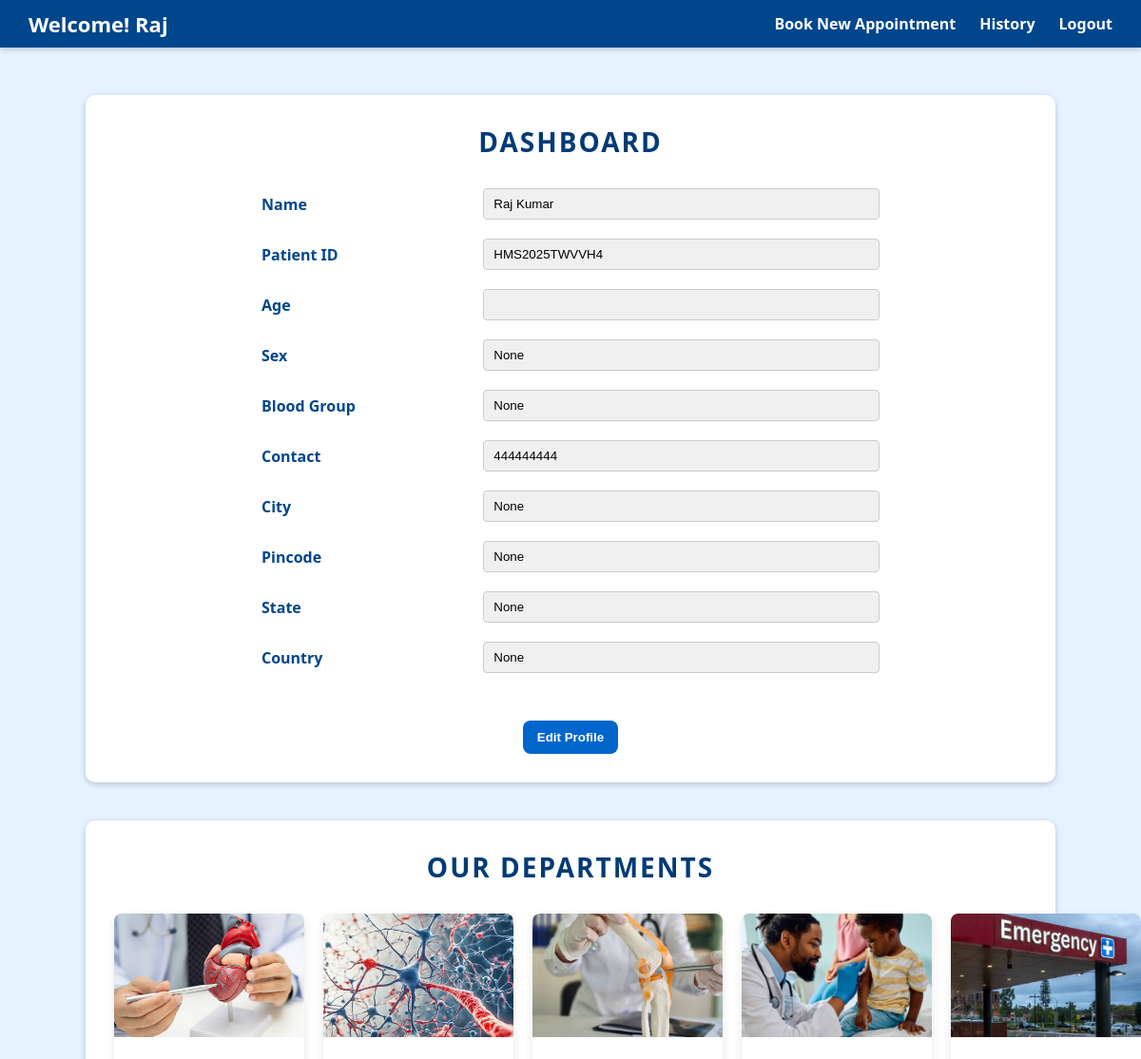
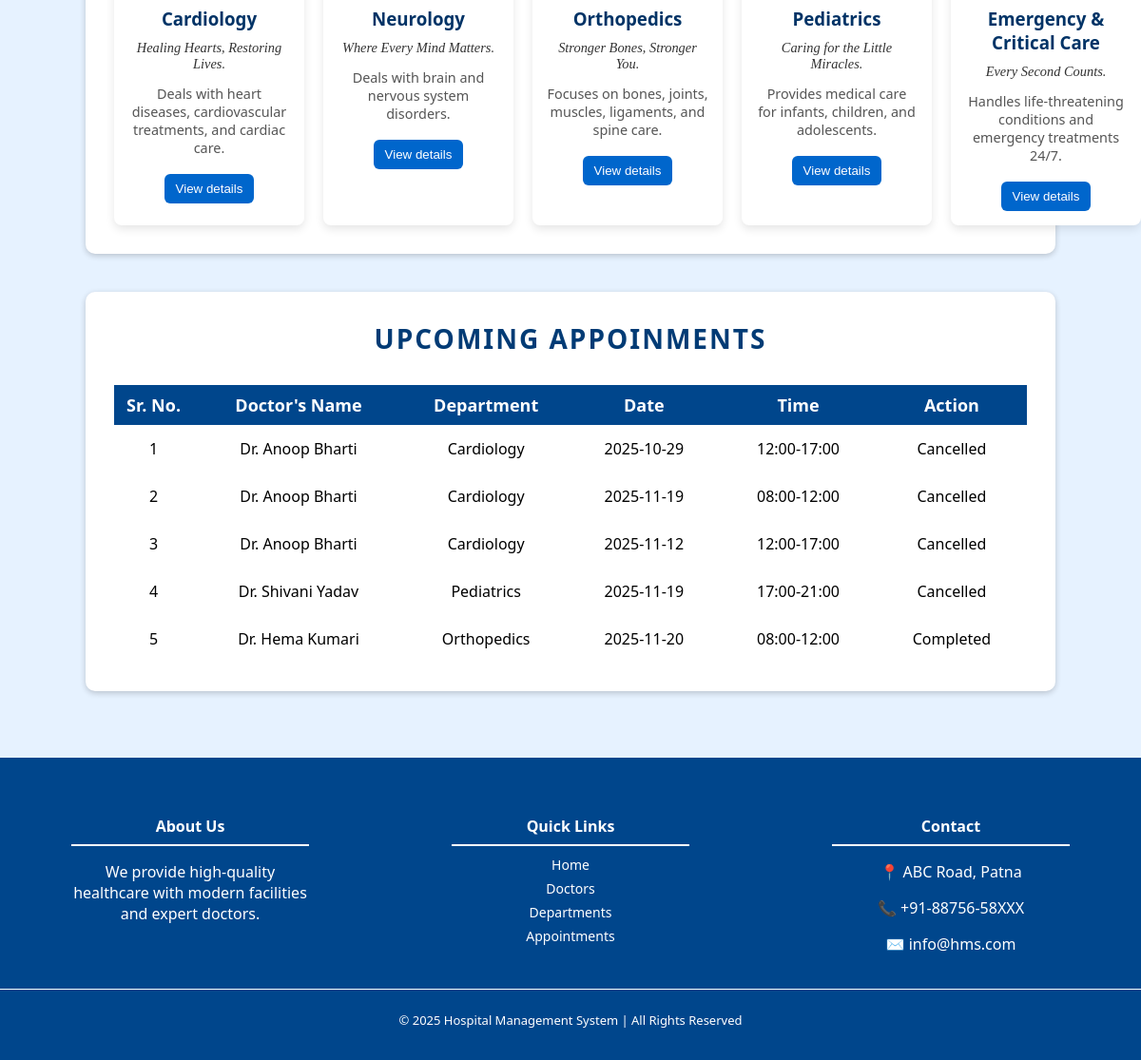
Screenshot of /patient/dashboard (signed in) with the database file from the repository (2 pictures, top to bottom).
### app.py (models this page shows)
class Patient(db.Model):
    id = db.Column(db.Integer, primary_key=True)
    username = db.Column(db.String(100), unique=True, nullable=False)
    password = db.Column(db.String(200), nullable=False)
    patient_id = db.Column(db.String(20), unique=True, nullable=False)
    first_name = db.Column(db.String(100), nullable=False)
    last_name = db.Column(db.String(100), nullable=False)
    email = db.Column(db.String(120), unique=True, nullable=False)
    contact = db.Column(db.String(15), nullable=False)
    age = db.Column(db.Integer)
    sex = db.Column(db.String(10))
    blood_group = db.Column(db.String(5))
    city = db.Column(db.String(100))
    pincode = db.Column(db.String(10))
    state = db.Column(db.String(100))
    country = db.Column(db.String(100))
    is_active = db.Column(db.Boolean, default=True)
    appointments = db.relationship('Appointment', backref='patient', lazy=True)

class Appointment(db.Model):
    id = db.Column(db.Integer, primary_key=True)
    appointment_id = db.Column(db.String(20), unique=True, nullable=False)
    patient_id = db.Column(db.Integer, db.ForeignKey('patient.id'), nullable=False)
    doctor_id = db.Column(db.Integer, db.ForeignKey('doctor.id'), nullable=False)
    appointment_date = db.Column(db.Date, nullable=False)
    appointment_time = db.Column(db.String(20), nullable=False)
    appointment_type = db.Column(db.String(50))
    reason = db.Column(db.Text)
    status = db.Column(db.String(20), default='Booked')
    treatment = db.relationship(
        'Treatment',
        backref='appointment',
        uselist=False,
        cascade="all, delete-orphan"
    )

class Doctor(db.Model):
    id = db.Column(db.Integer, primary_key=True)
    username = db.Column(db.String(100), unique=True, nullable=False)
    password = db.Column(db.String(200), nullable=False)
    first_name = db.Column(db.String(100), nullable=False)
    last_name = db.Column(db.String(100), nullable=False)
    email = db.Column(db.String(120), unique=True, nullable=False)
    contact = db.Column(db.String(15), nullable=False)
    department_id = db.Column(db.Integer, db.ForeignKey('department.id'), nullable=False)
    specialization = db.Column(db.String(100))
    education = db.Column(db.Text)
    experience = db.Column(db.Integer)
    is_active = db.Column(db.Boolean, default=True)
    appointments = db.relationship('Appointment', backref='doctor', lazy=True)

class Department(db.Model):
    id = db.Column(db.Integer, primary_key=True)
    name = db.Column(db.String(100), unique=True, nullable=False)
    description = db.Column(db.Text)
    doctors = db.relationship('Doctor', backref='department', lazy=True)

### app.py (the view)
@app.route('/patient/dashboard')
def patient_dashboard():
    if session.get('user_type') != 'patient':
        return redirect(url_for('login'))
    patient = Patient.query.get(session['user_id'])
    appointments = Appointment.query.filter_by(patient_id=patient.id).all()
    return render_template('patient_dash.html', patient=patient, appointments=appointments)

### templates/patient_dash.html (shortened to what this page needs)
<!DOCTYPE html>
<html lang="en">
<head>
    <link rel="stylesheet" href="{{ url_for('static', filename='patient_dash.css') }}">
</head>
<body>
    <header>
        <div class="nav-bar">
            <h2 class="user-name">Welcome! {{ patient.first_name }}</h2>
            <ul>
                <li><a href="{{ url_for('doctor_list') }}">Book New Appointment</a></li>
                <li><a href="{{ url_for('patient_history') }}">History</a></li>
                <li><a href="{{ url_for('logout') }}">Logout</a></li>
            </ul>
        </div>
    </header>
    <main class="containers">
        <div class="dash-container">
            <h2 class="dept-header">Dashboard</h2>
            <form id="dash-form">
                <label>Name</label>
                <input type="text" value="{{ patient.first_name }} {{ patient.last_name }}" readonly>
                <label>Patient ID</label>
                <input type="text" value="{{ patient.patient_id }}" readonly>
                <label>Age</label>
                <input type="number" value="{{ patient.age }}" readonly>
                <label>Sex</label>
                <input type="text" value="{{ patient.sex }}" readonly>
                <label>Blood Group</label>
                <input type="text" value="{{ patient.blood_group }}" readonly>
                <label>Contact</label>
                <input type="text" value="{{ patient.contact }}" readonly>
                <label>City</label>
                <input type="text" value="{{ patient.city }}" readonly>
                <label>Pincode</label>
                <input type="text" value="{{ patient.pincode }}" readonly>
                <label>State</label>
                <input type="text" value="{{ patient.state }}" readonly>
                <label>Country</label>
                <input type="text" value="{{ patient.country }}" readonly>
                <div class="button">
                    <input type="button" id="editbtn" value="Edit Profile">
                </div>
            </form>
        </div>
        <div class="dept-container">
            <h2 class="dept-header">Our Departments</h2>
            <div class="container">
                <div class="cards">
                    <div class="img-box">
                        <img src="/static/images/cardiology.png" alt="cardiology">
                    </div>
                    <div class="details">
                        <h3>Cardiology</h3>
                        <p><span>Healing Hearts, Restoring Lives.</span></p>
                        <p>Deals with heart diseases, cardiovascular treatments, and cardiac care.</p>
                        <input type="button" value="View details"
                            onclick="window.location.href='{{ url_for('deptt_details', dept_id=1) }}'">
                    </div>
                </div>
                <div class="cards">
                    <div class="img-box">
                        <img src="/static/images/neurology.png" alt="neurology">
                    </div>
                    <div class="details">
                        <h3>Neurology</h3>
                        <p><span>Where Every Mind Matters.</span></p>
                        <p>Deals with brain and nervous system disorders.</p>
                        <input type="button" value="View details"
                            onclick="window.location.href='{{ url_for('deptt_details', dept_id=2) }}'">
                    </div>
                </div>
                <div class="cards">
                    <div class="img-box">
                        <img src="/static/images/orthopedics.png" alt="orthopedics">
                    </div>
                    <div class="details">
                        <h3>Orthopedics</h3>
                        <p><span>Stronger Bones, Stronger You.</span></p>
                        <p>Focuses on bones, joints, muscles, ligaments, and spine care.</p>
                        <input type="button" value="View details"
                            onclick="window.location.href='{{ url_for('deptt_details', dept_id=3) }}'">
                    </div>
                </div>
                <div class="cards">
                    <div class="img-box">
                        <img src="/static/images/pediatrics.png" alt="pediatrics">
                    </div>
                    <div class="details">
                        <h3>Pediatrics</h3>
                        <p><span>Caring for the Little Miracles.</span></p>
                        <p>Provides medical care for infants, children, and adolescents.</p>
                        <input type="button" value="View details"
                            onclick="window.location.href='{{ url_for('deptt_details', dept_id=4) }}'">
                    </div>
                </div>
                <div class="cards">
                    <div class="img-box">
                        <img src="/static/images/emergency.png" alt="emergency.png">
                    </div>
                    <div class="details">
                        <h3>Emergency & Critical Care</h3>
                        <p><span>Every Second Counts.</span></p>
                        <p>Handles life-threatening conditions and emergency treatments 24/7.</p>
                        <input type="button" value="View details"
                            onclick="window.location.href='{{ url_for('deptt_details', dept_id=5) }}'">
                    </div>
                </div>
            </div>
        </div>
        <div class="appo-container">
            <h2 class="dept-header">Upcoming Appoinments</h2>
            <table>
                <tr class="head">
                    <th>Sr. No.</th>
                    <th>Doctor's Name</th>
                    <th>Department</th>
                    <th>Date</th>
                    <th>Time</th>
                    <th>Action</th>
                </tr>
                {% for appt in appointments %}
                <tr class="tag">
                    <td>{{ loop.index }}</td>
                    <td>Dr. {{ appt.doctor.first_name }} {{ appt.doctor.last_name }}</td>
                    <td>{{ appt.doctor.department.name }}</td>
                    <td>{{ appt.appointment_date }}</td>
                    <td>{{ appt.appointment_time }}</td>
                    <td>
                        {% if appt.status == 'Booked' %}
                        <form method="POST" action="{{ url_for('cancel_appointment', appt_id=appt.id) }}">
                            <input type="submit" value="Cancel">
                        </form>
                        {% else %}
                        <span>{{ appt.status }}</span>
                        {% endif %}
                    </td>
                </tr>
                {% endfor %}
            </table>
        </div>
    </main>
    <footer>
        <div class="footer">
            <div class="footer-container">
                <div class="footer-section">
                    <h4>About Us</h4>
                    <p>We provide high-quality healthcare with modern facilities and expert doctors.</p>
                </div>
                <div class="footer-section">
                    <h4>Quick Links</h4>
                    <a href="{{ url_for('index') }}">Home</a>
                    <a href="{{ url_for('doctor_list') }}">Doctors</a>
                    <a href="#departments">Departments</a>
                    <a href="{{ url_for('patient_dashboard') }}">Appointments</a>
                </div>
                <div class="footer-section" id="contact">
                    <h4>Contact</h4>
                    <p>📍 ABC Road, Patna</p>
                    <p>📞 +91-88756-58XXX</p>
                    <p>✉️ info@hms.com</p>
                </div>
            </div>
            <div class="footer-bottom">
                <p>© 2025 Hospital Management System | All Rights Reserved</p>
            </div>
    </footer>
</body>
</html>

### static/patient_dash.css (style rules this page uses)
body { font-family: 'Segoe UI', Tahoma, Geneva, Verdana, sans-serif, Arial, Helvetica; margin: 0; padding-top: 100px; background-color: rgb(230, 242, 255); }
.nav-bar { display: flex; flex-direction: row; align-items: center; justify-content: space-between; background-color: rgb(0, 70, 140); top: 0; left: 0; width: 100%; position: fixed; z-index: 1000; box-sizing: border-box; color: white; padding: 10px 30px; box-shadow: 0 2px 6px rgba(0, 0, 0, 0.2); }
.nav-bar h2 { margin: 0; font-size: 22px; color: white; }
.nav-bar ul { list-style: none; display: flex; margin: 0; padding: 0; justify-content: flex-end; }
.nav-bar ul li { margin-left: 25px; }
.nav-bar ul li a { font-size: 16px; text-decoration: none; color: white; font-weight: bold; transition: text-decoration 0.2s; }
.containers { display: flex; flex-direction: column; align-items: center; gap: 40px; }
.dash-container, .dept-container, .appo-container { width: 80%; max-width: 1200px; background-color: white; margin: 0 auto; padding: 30px; border-radius: 10px; box-shadow: 0 2px 6px rgba(0, 0, 0, 0.2); }
.dept-header { text-align: center; margin-top: 0; margin-bottom: 30px; font-size: 28px; text-transform: uppercase; letter-spacing: 2px; color: rgb(1, 59, 117); }
label { color: rgb(0, 70, 140); font-weight: bold; font-size: 16px; margin-right: 0; }
form { display: grid; grid-template-columns: 1fr 2fr; gap: 20px 25px; align-items: center; max-width: 650px; margin: 0 auto; }
input[type="text"], input[type="number"] { border: 1px solid #ccc; padding: 8px 10px; width: 100%; border-radius: 4px; box-sizing: border-box; transition: border-color 0.3s; }
input[readonly] { background-color: #f0f0f0; cursor: not-allowed; }
.button { display: flex; justify-content: center; grid-column: span 2; margin-top: 30px; }
.button input[type='button'] { background-color: rgb(0, 102, 204); color: white; width: auto; padding: 10px 15px; font-weight: bold; border-radius: 8px; cursor: pointer; border: none; transition: 0.3s ease; }
.dept-container .container { display: grid; grid-template-columns: repeat(5, 1fr); margin-top: 30px; gap: 20px; justify-items: center; }
.cards { text-align: center; overflow: hidden; width: 200px; background-color: white; border-radius: 8px; box-shadow: 0 4px 10px rgba(0, 0, 0, 0.1); transition: 0.3s; }
.img-box img { background: white; width: 100%; height: 130px; object-fit: cover; }
.details { padding: 15px; }
.details h3 { margin: 10px 0; color: #003366; }
.details p { margin: 8px 0; color: #555; font-size: 0.9rem; overflow: hidden; }
.details span { font-family: "Edu NSW ACT Cursive", cursive; display: block; margin-bottom: 5px; font-style: italic; color: #333; }
.details input { background: rgb(0, 102, 204); color: #fff; border: none; padding: 8px 12px; border-radius: 6px; margin-top: 10px; cursor: pointer; transition: 0.3s; }
table { border-collapse: collapse; text-align: center; width: 100%; }
.head { line-height: 40px; font-size: 18px; font-weight: bold; color: white; background-color: rgb(0, 70, 140); }
.tag td { text-align: center; font-size: 16px; padding: 10px 15px; line-height: 30px; }
footer { background-color: rgb(0, 70, 140); color: white; padding: 20px 0; text-align: center; margin-top: 70px; }
.footer-container { display: flex; justify-content: space-around; flex-wrap: wrap; margin: 10px 0; }
.footer-section { width: 250px; margin: 10px; }
.footer-section h4 { border-bottom: 2px solid white; padding-bottom: 8px; margin-bottom: 10px; }
.footer-section a { color: white; text-decoration: none; display: block; margin-bottom: 6px; font-size: 14px; text-align: center; }
.footer-bottom { border-top: 1px solid white; padding-top: 10px; font-size: 13px; color: white; }

### rows the page displays
Patient: first_name "Raj", first_name "Raj Kumar", patient_id "HMS2025TWVVH4", sex "None", blood_group "None", contact "444444444", city "None", pincode "None", state "None", country "None"
Appointment: doctor.first_name "Anoop", doctor.last_name "Bharti", doctor.department.name "Cardiology", appointment_date "2025-10-29", appointment_time "12:00-17:00", status "Cancelled"
Appointment: doctor.first_name "Anoop", doctor.last_name "Bharti", doctor.department.name "Cardiology", appointment_date "2025-11-19", appointment_time "08:00-12:00", status "Cancelled"
Appointment: doctor.first_name "Anoop", doctor.last_name "Bharti", doctor.department.name "Cardiology", appointment_date "2025-11-12", appointment_time "12:00-17:00", status "Cancelled"
Appointment: doctor.first_name "Shivani", doctor.last_name "Yadav", doctor.department.name "Pediatrics", appointment_date "2025-11-19", appointment_time "17:00-21:00", status "Cancelled"
Appointment: doctor.first_name "Hema", doctor.last_name "Kumari", doctor.department.name "Orthopedics", appointment_date "2025-11-20", appointment_time "08:00-12:00", status "Completed"
